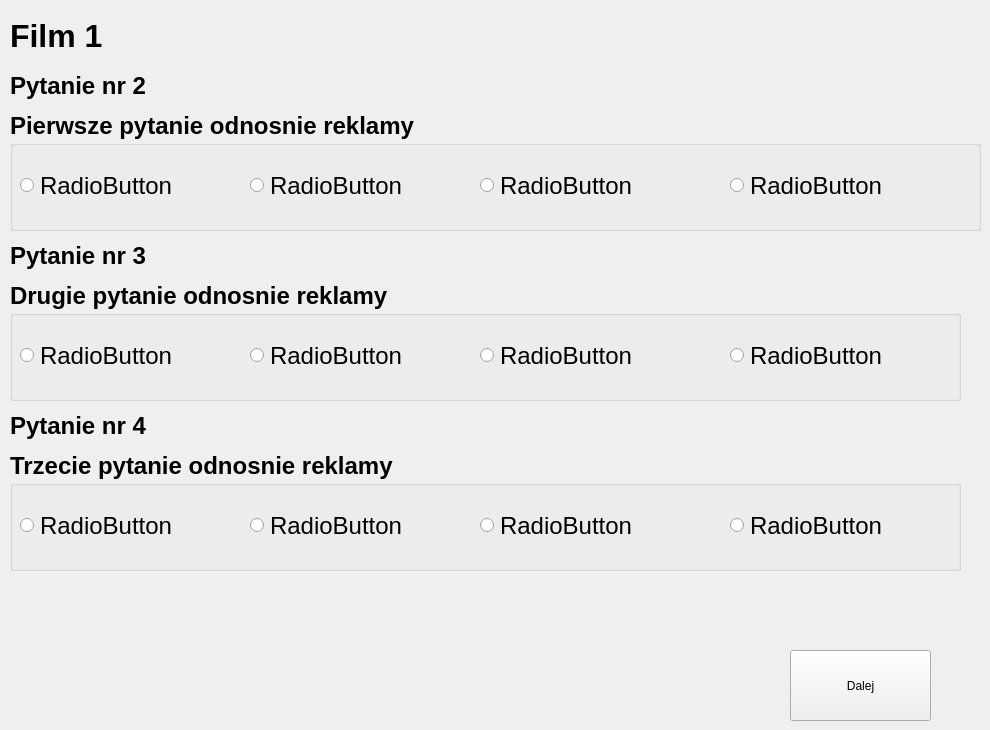
    <widget class="QWidget" name="page_5">
     <widget class="QPushButton" name="btnNext_2">
      <property name="geometry">
       <rect>
        <x>790</x>
        <y>650</y>
        <width>141</width>
        <height>71</height>
       </rect>
      </property>
      <property name="text">
       <string>Dalej</string>
      </property>
     </widget>
     <widget class="QGroupBox" name="groupBox">
      <property name="geometry">
       <rect>
        <x>10</x>
        <y>140</y>
        <width>971</width>
        <height>91</height>
       </rect>
      </property>
      <property name="layoutDirection">
       <enum>Qt::LeftToRight</enum>
      </property>
      <property name="title">
       <string/>
      </property>
      <widget class="QRadioButton" name="radioButtonQ1A">
       <property name="geometry">
        <rect>
         <x>10</x>
         <y>30</y>
         <width>221</width>
         <height>31</height>
        </rect>
       </property>
       <property name="font">
        <font>
         <pointsize>18</pointsize>
        </font>
       </property>
       <property name="text">
        <string>RadioButton</string>
       </property>
      </widget>
      <widget class="QRadioButton" name="radioButtonQ1B">
       <property name="geometry">
        <rect>
         <x>240</x>
         <y>30</y>
         <width>221</width>
         <height>31</height>
        </rect>
       </property>
       <property name="font">
        <font>
         <pointsize>18</pointsize>
        </font>
       </property>
       <property name="text">
        <string>RadioButton</string>
       </property>
      </widget>
      <widget class="QRadioButton" name="radioButtonQ1C">
       <property name="geometry">
        <rect>
         <x>470</x>
         <y>30</y>
         <width>251</width>
         <height>31</height>
        </rect>
       </property>
       <property name="font">
        <font>
         <pointsize>18</pointsize>
        </font>
       </property>
       <property name="text">
        <string>RadioButton</string>
       </property>
      </widget>
      <widget class="QRadioButton" name="radioButtonQ1D">
       <property name="geometry">
        <rect>
         <x>720</x>
         <y>30</y>
         <width>211</width>
         <height>31</height>
        </rect>
       </property>
       <property name="font">
        <font>
         <pointsize>18</pointsize>
        </font>
       </property>
       <property name="text">
        <string>RadioButton</string>
       </property>
      </widget>
     </widget>
     <widget class="QLabel" name="labelVideoNum_3">
      <property name="geometry">
       <rect>
        <x>10</x>
        <y>10</y>
        <width>101</width>
        <height>51</height>
       </rect>
      </property>
      <property name="font">
       <font>
        <pointsize>24</pointsize>
        <bold>true</bold>
       </font>
      </property>
      <property name="text">
       <string>Film 1</string>
      </property>
     </widget>
     <widget class="QLabel" name="label_5">
      <property name="geometry">
       <rect>
        <x>10</x>
        <y>60</y>
        <width>191</width>
        <height>51</height>
       </rect>
      </property>
      <property name="font">
       <font>
        <pointsize>18</pointsize>
        <bold>true</bold>
       </font>
      </property>
      <property name="text">
       <string>Pytanie nr 2</string>
      </property>
     </widget>
     <widget class="QLabel" name="label_q1">
      <property name="geometry">
       <rect>
        <x>10</x>
        <y>100</y>
        <width>901</width>
        <height>51</height>
       </rect>
      </property>
      <property name="font">
       <font>
        <pointsize>18</pointsize>
        <bold>true</bold>
       </font>
      </property>
      <property name="text">
       <string>Pierwsze pytanie odnosnie reklamy</string>
      </property>
     </widget>
     <widget class="QLabel" name="label_7">
      <property name="geometry">
       <rect>
        <x>10</x>
        <y>230</y>
        <width>191</width>
        <height>51</height>
       </rect>
      </property>
      <property name="font">
       <font>
        <pointsize>18</pointsize>
        <bold>true</bold>
       </font>
      </property>
      <property name="text">
       <string>Pytanie nr 3</string>
      </property>
     </widget>
     <widget class="QLabel" name="label_q2">
      <property name="geometry">
       <rect>
        <x>10</x>
        <y>270</y>
        <width>901</width>
        <height>51</height>
       </rect>
      </property>
      <property name="font">
       <font>
        <pointsize>18</pointsize>
        <bold>true</bold>
       </font>
      </property>
      <property name="text">
       <string>Drugie pytanie odnosnie reklamy</string>
      </property>
     </widget>
     <widget class="QGroupBox" name="groupBoxEmotion1_3">
      <property name="geometry">
       <rect>
        <x>10</x>
        <y>310</y>
        <width>951</width>
        <height>91</height>
       </rect>
      </property>
      <property name="layoutDirection">
       <enum>Qt::LeftToRight</enum>
      </property>
      <property name="title">
       <string/>
      </property>
      <widget class="QRadioButton" name="radioButtonQ2A">
       <property name="geometry">
        <rect>
         <x>10</x>
         <y>30</y>
         <width>231</width>
         <height>31</height>
        </rect>
       </property>
       <property name="font">
        <font>
         <pointsize>18</pointsize>
        </font>
       </property>
       <property name="text">
        <string>RadioButton</string>
       </property>
      </widget>
      <widget class="QRadioButton" name="radioButtonQ2B">
       <property name="geometry">
        <rect>
         <x>240</x>
         <y>30</y>
         <width>221</width>
         <height>31</height>
        </rect>
       </property>
       <property name="font">
        <font>
         <pointsize>18</pointsize>
        </font>
       </property>
       <property name="text">
        <string>RadioButton</string>
       </property>
      </widget>
      <widget class="QRadioButton" name="radioButtonQ2C">
       <property name="geometry">
        <rect>
         <x>470</x>
         <y>30</y>
         <width>251</width>
         <height>31</height>
        </rect>
       </property>
       <property name="font">
        <font>
         <pointsize>18</pointsize>
        </font>
       </property>
       <property name="text">
        <string>RadioButton</string>
       </property>
      </widget>
      <widget class="QRadioButton" name="radioButtonQ2D">
       <property name="geometry">
        <rect>
         <x>720</x>
         <y>30</y>
         <width>201</width>
         <height>31</height>
        </rect>
       </property>
       <property name="font">
        <font>
         <pointsize>18</pointsize>
        </font>
       </property>
       <property name="text">
        <string>RadioButton</string>
       </property>
      </widget>
     </widget>
     <widget class="QLabel" name="label_9">
      <property name="geometry">
       <rect>
        <x>10</x>
        <y>400</y>
        <width>191</width>
        <height>51</height>
       </rect>
      </property>
      <property name="font">
       <font>
        <pointsize>18</pointsize>
        <bold>true</bold>
       </font>
      </property>
      <property name="text">
       <string>Pytanie nr 4</string>
      </property>
     </widget>
     <widget class="QLabel" name="label_q3">
      <property name="geometry">
       <rect>
        <x>10</x>
        <y>440</y>
        <width>901</width>
        <height>51</height>
       </rect>
      </property>
      <property name="font">
       <font>
        <pointsize>18</pointsize>
        <bold>true</bold>
       </font>
      </property>
      <property name="text">
       <string>Trzecie pytanie odnosnie reklamy</string>
      </property>
     </widget>
     <widget class="QGroupBox" name="groupBoxEmotion1_4">
      <property name="geometry">
       <rect>
        <x>10</x>
        <y>480</y>
        <width>951</width>
        <height>91</height>
       </rect>
      </property>
      <property name="layoutDirection">
       <enum>Qt::LeftToRight</enum>
      </property>
      <property name="title">
       <string/>
      </property>
      <widget class="QRadioButton" name="radioButtonQ3A">
       <property name="geometry">
        <rect>
         <x>10</x>
         <y>30</y>
         <width>231</width>
         <height>31</height>
        </rect>
       </property>
       <property name="font">
        <font>
         <pointsize>18</pointsize>
        </font>
       </property>
       <property name="text">
        <string>RadioButton</string>
       </property>
      </widget>
      <widget class="QRadioButton" name="radioButtonQ3B">
       <property name="geometry">
        <rect>
         <x>240</x>
         <y>30</y>
         <width>231</width>
         <height>31</height>
        </rect>
       </property>
       <property name="font">
        <font>
         <pointsize>18</pointsize>
        </font>
       </property>
       <property name="text">
        <string>RadioButton</string>
       </property>
      </widget>
      <widget class="QRadioButton" name="radioButtonQ3C">
       <property name="geometry">
        <rect>
         <x>470</x>
         <y>30</y>
         <width>251</width>
         <height>31</height>
        </rect>
       </property>
       <property name="font">
        <font>
         <pointsize>18</pointsize>
        </font>
       </property>
       <property name="text">
        <string>RadioButton</string>
       </property>
      </widget>
      <widget class="QRadioButton" name="radioButtonQ3D">
       <property name="geometry">
        <rect>
         <x>720</x>
         <y>30</y>
         <width>211</width>
         <height>31</height>
        </rect>
       </property>
       <property name="font">
        <font>
         <pointsize>18</pointsize>
        </font>
       </property>
       <property name="text">
        <string>RadioButton</string>
       </property>
      </widget>
     </widget>
    </widget>
